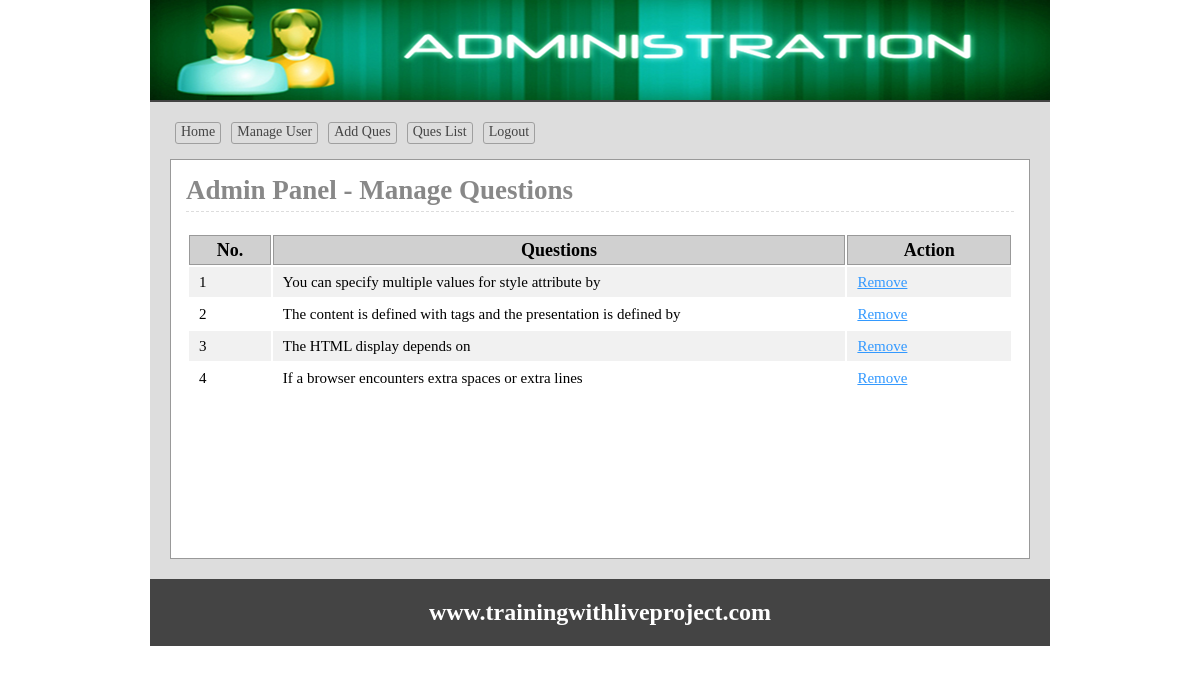
Screenshot of /admin/queslist.php (signed in) with the database file from the repository.
### tables this page shows
CREATE TABLE `tbl_ques` (
  `id` int(11) NOT NULL,
  `quesno` int(11) NOT NULL,
  `ques` text NOT NULL
);

### lib/Database.php (called while the page is built, shortened)
<?php
	class Database{
		public $host = DB_HOST;
		public $user = DB_USER;
		public $pass = DB_PASS;
		public $dbname = DB_NAME;
		public $link;
		private function connectDb(){
			$this->link = new mysqli($this->host, $this->user, $this->pass, $this->dbname);
		}
		public function selectDb($query){
			$result = $this->link->query($query) or die($this->link->error.__LINE__);
			if($result->num_rows > 0){
				return $result;
			}else{
				return false;
			}
		}
	}
?>

### classes/exam.php (called while the page is built, shortened)
<?php
	include '/../lib/Database.php';
	class Exam{
		private $db;
		function __construct(){
			$this->db  = new Database();
		}
		public function manageQuestions(){
			$query = "SELECT * FROM tbl_ques ORDER BY quesno ASC";
			$result = $this->db->selectDb($query);
			return $result;
		}
	}
?>

### admin/queslist.php (the view, shortened to what this page needs)
<?php
	include '/inc/header.php';
	include '../classes/exam.php';
	$exm = new Exam();
?>
<div class="main">
<h1>Admin Panel - Manage Questions</h1>
	<div class="usermng">
		<table class="tblone">
			<tr>
				<th width="10%">No.</th>
				<th width="70%">Questions</th>
				<th width="20%">Action</th>
			</tr>
	<?php
		$mngque = $exm->manageQuestions();
		if ($mngque) {
			$i =0;
			while ($value = $mngque->fetch_assoc()) {
				$i++;
	 ?>
			<tr>
				<td><?php echo $i;	?></td>
				<td><?php echo $value['ques']; ?></td>
				<td>
				<a onclick="return confirm('Are you sure to remove?')" href="?rmvquesid=<?php echo $value['quesno']; ?>">Remove</a>
				</td>
			</tr>
	<?php } } ?>
		</table>
	</div>
</div>
<?php include 'inc/footer.php'; ?>

### admin/css/admin.css (style rules this page uses)
* { margin:0;padding:0;outline:none }
body { font-family:verdana }
.tblone { width:100%;border:1px solid #fff;margin:20px 0 }
.tblone td { font-size: 15px; padding: 5px 10px; }
table.tblone th { background-color: #d0d0d0; border: 1px solid #999; }
table.tblone tr:nth-child(2n+1) { background:#fff;height:30px; }
table.tblone tr:nth-child(2n) { background:#f1f1f1;height:30px; }
.tblone td a { color:#3399FF; }
.main { background: #fff none repeat scroll 0 0; border: 1px solid #999; margin-top: 10px; min-height: 368px; padding: 15px; width: 828px; }
.main h1 { border-bottom: 1px dashed #ddd; color: #888; margin: 0 0 5px; padding-bottom: 5px; }

### rows the page displays
tbl_ques: ques "You can specify multiple values for style attribute by"
tbl_ques: ques "The content is defined with tags and the presentation is defined by"
tbl_ques: ques "The HTML display depends on"
tbl_ques: ques "If a browser encounters extra spaces or extra lines"
